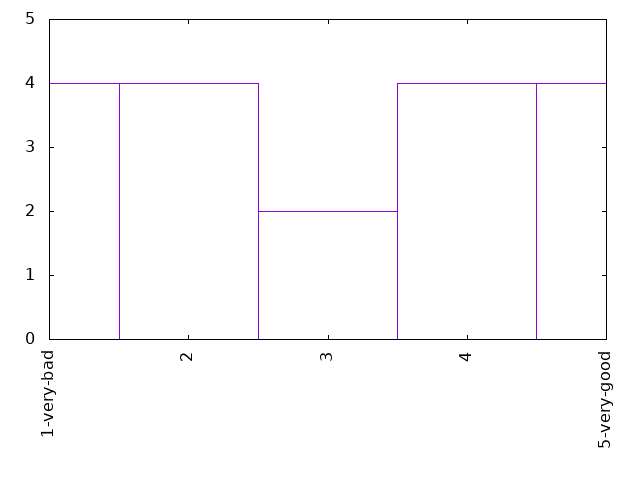

Source code (gnuplot):
set term png
set out "18-20health.png"
set key off
set xtics rotate
set yrange[0:5]

plot '18-20health.dat' using 1:xticlabel(2) with boxes
